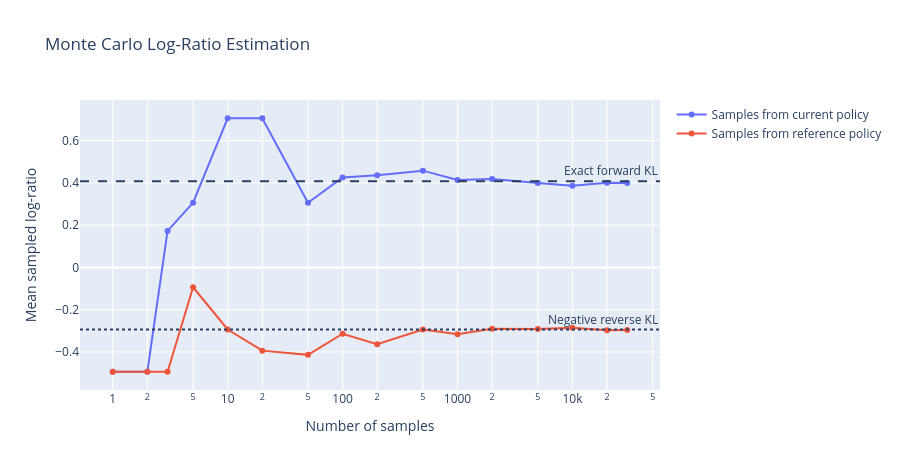

Notebook code cell kept with this figure:
### Code cell
import plotly.graph_objects as go

sample_counts = [
    1,
    2,
    3,
    5,
    10,
    20,
    50,
    100,
    200,
    500,
    1000,
    2000,
    5000,
    10000,
    20000,
    num_samples,
]

# (K,): estimates using increasing numbers of policy samples
policy_running_means = [
    policy_sample_log_ratios[:count].mean().item() for count in sample_counts
]

# (K,): estimates using increasing numbers of reference samples
reference_running_means = [
    reference_sample_log_ratios[:count].mean().item() for count in sample_counts
]

kl_fig = go.Figure()

kl_fig.add_trace(
    go.Scatter(
        x=sample_counts,
        y=policy_running_means,
        mode="lines+markers",
        name="Samples from current policy",
    )
)

kl_fig.add_trace(
    go.Scatter(
        x=sample_counts,
        y=reference_running_means,
        mode="lines+markers",
        name="Samples from reference policy",
    )
)

kl_fig.add_hline(
    y=exact_forward_kl.item(),
    line_dash="dash",
    annotation_text="Exact forward KL",
)

kl_fig.add_hline(
    y=-exact_reverse_kl.item(),
    line_dash="dot",
    annotation_text="Negative reverse KL",
)

kl_fig.update_layout(
    title="Monte Carlo Log-Ratio Estimation",
    xaxis_title="Number of samples",
    yaxis_title="Mean sampled log-ratio",
    xaxis_type="log",
    height=470,
    hovermode="x unified",
)

kl_fig.show()

### Figure 1 — Plotly figure (JSON) as saved in the notebook; plotly's stock layout.template omitted (floating-point values rounded to 4 significant figures)
{"data": [{"mode": "lines+markers", "name": "Samples from current policy", "type": "scatter", "x": [1, 2, 3, 5, 10, 20, 50, 100, 200, 500, 1000, 2000, 5000, 10000, 20000, 30000], "y": [-0.494, -0.494, 0.1726, 0.306, 0.706, 0.706, 0.306, 0.426, 0.436, 0.458, 0.414, 0.419, 0.3996, 0.3866, 0.4005, 0.4]}, {"mode": "lines+markers", "name": "Samples from reference policy", "type": "scatter", "x": [1, 2, 3, 5, 10, 20, 50, 100, 200, 500, 1000, 2000, 5000, 10000, 20000, 30000], "y": [-0.494, -0.494, -0.494, -0.09403, -0.294, -0.394, -0.414, -0.314, -0.364, -0.294, -0.316, -0.291, -0.2912, -0.2862, -0.297, -0.2959]}], "layout": {"annotations": [{"showarrow": false, "text": "Exact forward KL", "x": 1, "xanchor": "right", "xref": "x domain", "y": 0.4077, "yanchor": "bottom", "yref": "y"}, {"showarrow": false, "text": "Negative reverse KL", "x": 1, "xanchor": "right", "xref": "x domain", "y": -0.294, "yanchor": "bottom", "yref": "y"}], "height": 470, "hovermode": "x unified", "shapes": [{"line": {"dash": "dash"}, "type": "line", "x0": 0, "x1": 1, "xref": "x domain", "y0": 0.4077, "y1": 0.4077, "yref": "y"}, {"line": {"dash": "dot"}, "type": "line", "x0": 0, "x1": 1, "xref": "x domain", "y0": -0.294, "y1": -0.294, "yref": "y"}], "title": {"text": "Monte Carlo Log-Ratio Estimation"}, "xaxis": {"title": {"text": "Number of samples"}, "type": "log"}, "yaxis": {"title": {"text": "Mean sampled log-ratio"}}}}
